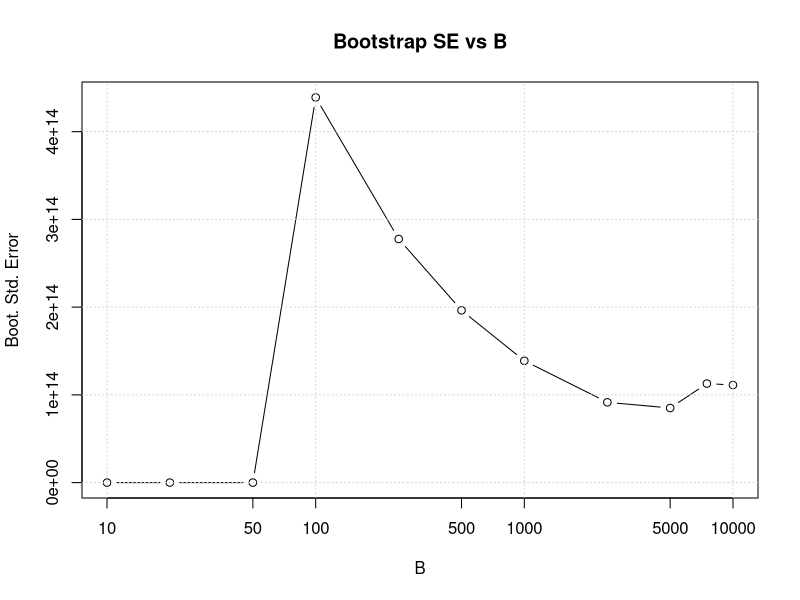

The R script that drew this image: (Note: this script raises an error after producing the figure.)
## Question 3
##------------------------------------------------
ID<-c(1:10)
x1<-c(0.8,-1.23,1.25,-0.28,-0.03,0.61,1.43,-0.54,-0.35,-1.60)
x2<-c(0.64,-1.69,1.47,-0.14,-0.18,0.43,1.61,-0.31,-0.38,-1.82)
(q3.df <- data.frame(ID,x1,x2))

# 3.1 --------------------------------------
# Calculate the means
(mean_x1 <- mean(q3.df$x1))
(mean_x2 <- mean(q3.df$x2))

(theta.obs <- mean_x1 / mean_x2)


# Classical method for standard error
classical_se <- function(x1, x2) {
  n <- length(x1)
  mean_x1 <- mean(x1)
  mean_x2 <- mean(x2)
  
  var_x1 <- var(x1)
  var_x2 <- var(x2)
  
  se <- sqrt((1 / mean_x2)^2 * (var_x1 / n) + 
               (-mean_x1 / mean_x2^2)^2 * (var_x2 / n))
  se
}

# Calculate classical SE
classical_se(x1, x2)



### 3.2 ----------------------------------------------------
## Non-parameteric bootstrap 
# Define the dataset
ID <- c(1:10)
x1 <- c(0.8, -1.23, 1.25, -0.28, -0.03, 0.61, 1.43, -0.54, -0.35, -1.60)
x2 <- c(0.64, -1.69, 1.47, -0.14, -0.18, 0.43, 1.61, -0.31, -0.38, -1.82)

# Calculate the ratio statistic
theta_hat <- function(x1, x2) {
  mean(x1) / mean(x2)
}

theta_hat(x1, x2)

# Bootstrap standard error function
bootstrap_se <- function(x1, x2, B) {
  set.seed(2025)
  n <- length(x1)
  theta_boot <- numeric(B)
  for (b in 1:B) {
    # Resample with replacement
    indices <- sample(1:n, size = n, replace = TRUE)
    x1_sample <- x1[indices]
    x2_sample <- x2[indices]
    
    # Check for mean(x2) != 0
    if (mean(x2_sample) != 0) {
      theta_boot[b] <- theta_hat(x1_sample, x2_sample)
    } else {
      theta_boot[b] <- NA  # Assign NA if mean(x2) = 0
    }
  }
  sd(na.omit(theta_boot))/sqrt(n)
  #sqrt(var(theta_boot))
}

bootstrap_B <- c(10, 20, 50, 100, 250, 500, 1000, 2500, 5000, 7500, 10000)
(bootstrap_se_values <- sapply(bootstrap_B, function(B) bootstrap_se(x1, x2, B)))

# Combine results
(results <- data.frame(B = bootstrap_B, Bootstrap_SE = bootstrap_se_values))

# Plot Bootstrap SE vs B
plot(results$B, results$Bootstrap_SE, type = "b", log = "x",
     xlab = "B", ylab = "Boot. Std. Error",
     main = "Bootstrap SE vs B")
grid()

###--------
n<-length(x1)
B<-1000
index<-c(1:n)
theta.boot<-c(1:B)
for(i in 1:B)
{   
  i.boot<-sample(index, size=n, replace=T)
  x1.boot<-y[i.boot]
  x2.boot<-z[i.boot]
  theta.boot[i]<-mean(x1.boot)/mean(x2.boot)
} 

(se.boot <- sqrt( ((n-1)/n)*sum((theta.boot-mean(theta.boot))^2) ))


##--------Jacknife --------------------------------------------------------

(n <- length(x1))
m.jack <- c(1:n)

for(i in 1:n) {
  cat(i)
  x1.jack <- x1[ - c(i)]
  x2.jack <- x2[ - c(i)]
  m.jack[i] <- mean(x2.jack)/mean(x1.jack)
}
# for bias
(n - 1) * (mean(m.jack) - theta.obs) # 5.819458
# for standard error
(se.jack <- sqrt( ((n-1)/n)*sum((m.jack-mean(m.jack))^2) ))


### 3.3 ---------------------------------------------------------------
# bootstrap confidence interval
bootstrap_ci <- function(x1, x2, B, seed = NULL) {
  if (!is.null(seed)) set.seed(seed)
  
  n <- length(x1)
  theta_boot <- numeric(B)
  
  for (b in 1:B) {
    indices <- sample(1:n, size = n, replace = TRUE)
    x1_sample <- x1[indices]
    x2_sample <- x2[indices]
    
    if (mean(x2_sample) != 0) {
      theta_boot[b] <- mean(x1_sample) / mean(x2_sample)
    } else {
      theta_boot[b] <- NA 
    }
  }
  
  theta_boot <- na.omit(theta_boot)
  
  # 95% CI using the percentile method
  ci_lower <- quantile(theta_boot, probs = 0.025)
  ci_upper <- quantile(theta_boot, probs = 0.975)
  
  list(CI = c(ci_lower, ci_upper), Bootstrap_Estimates = theta_boot)
}

result <- bootstrap_ci(x1, x2, B = 10000, seed = 123)

# Print the confidence interval
print(result$CI)



#######===3.3 ======================================
# Confidence interval using bootstrap estimates
# Data
x1 <- c(0.8, -1.23, 1.25, -0.28, -0.03, 0.61, 1.43, -0.54, -0.35, -1.60)
x2 <- c(0.64, -1.69, 1.47, -0.14, -0.18, 0.43, 1.61, -0.31, -0.38, -1.82)

# Function to calculate bootstrap estimates and CI (without histogram)
bootstrap_ci <- function(x1, x2, B) {
  set.seed(2523)  # Set seed if provided
  n <- length(x1)
  theta_boot <- numeric(B)
  
  for (b in 1:B) {
    # Resample with replacement
    indices <- sample(1:n, size = n, replace = TRUE)
    x1_sample <- x1[indices]
    x2_sample <- x2[indices]
    
    # Check for mean(x2) != 0
    if (mean(x2_sample) != 0) {
      theta_boot[b] <- mean(x1_sample) / mean(x2_sample)
    } else {
      theta_boot[b] <- NA  # Assign NA if mean(x2) = 0
    }
  }
  
  # Remove NA values
  theta_boot <- na.omit(theta_boot)
  
  ci <- quantile(theta_boot, probs = c(0.025, 0.975))
  
  return(list(CI = ci, Bootstrap_Estimates = theta_boot))
}

result <- bootstrap_ci(x1, x2, B = 10000)
print(result$CI)

### following prof code
n <- length(x1)
B = 10000
theta_boot<-c(1:B)

for (b in 1:B) {
  # Resample with replacement
  indices <- sample(1:n, size = n, replace = TRUE)
  x1_sample <- x1[indices]
  x2_sample <- x2[indices]
  theta_boot[b] <- mean(x1_sample) / mean(x2_sample)
}

t.up<-quantile(theta_boot,probs=c(0.95))
t.lo<-quantile(theta_boot,probs=c(0.05))
c(t.up,t.lo)
hist(theta_boot,nclass=10,col=0,probability=TRUE)
lines(c(t.up,t.up),c(0,20),col=2)
lines(c(t.lo,t.lo),c(0,10),col=2)




########=================================

#### 3.4 ------------------------------------------------------------------
# Hypothesis test using bootstrap
bootstrap_test <- function(x1, x2, B, theta_null = 1) {
  set.seed(5332)
  n <- length(x1)
  bootstrap_thetas <- numeric(B)
  
  for (b in 1:B) {
    indices <- sample(1:n, n, replace = TRUE)
    x1_sample <- x1[indices]
    x2_sample <- x2[indices]
    bootstrap_thetas[b] <- mean(x1_sample) / mean(x2_sample)
  }
  
  # Compute p-value for one-sided test
  p_value <- mean(bootstrap_thetas >= theta_null)
  p_value
}

# Test with B = 1000 and H0: theta = 1
bootstrap_p_value <- bootstrap_test(x1, x2, B = 1000, theta_null = 1)
bootstrap_p_value
